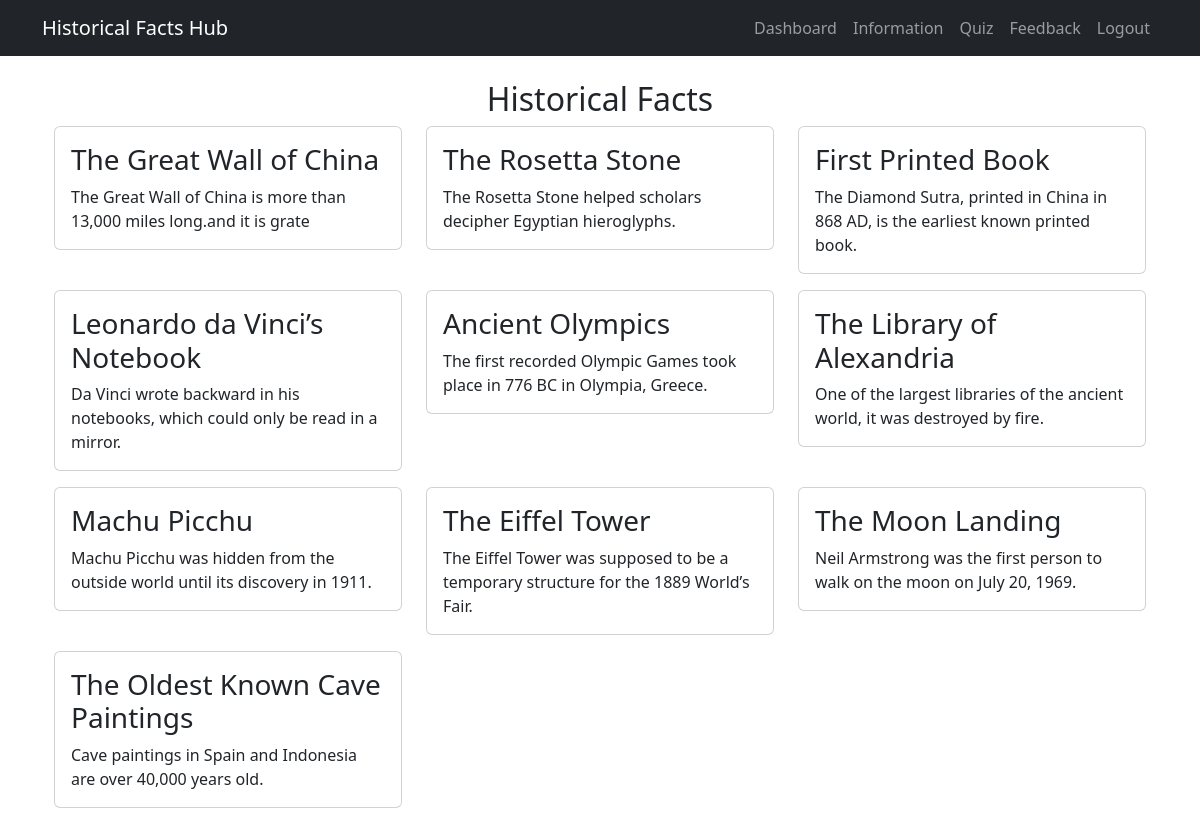
Page /facts (signed in) on the earlier database version.
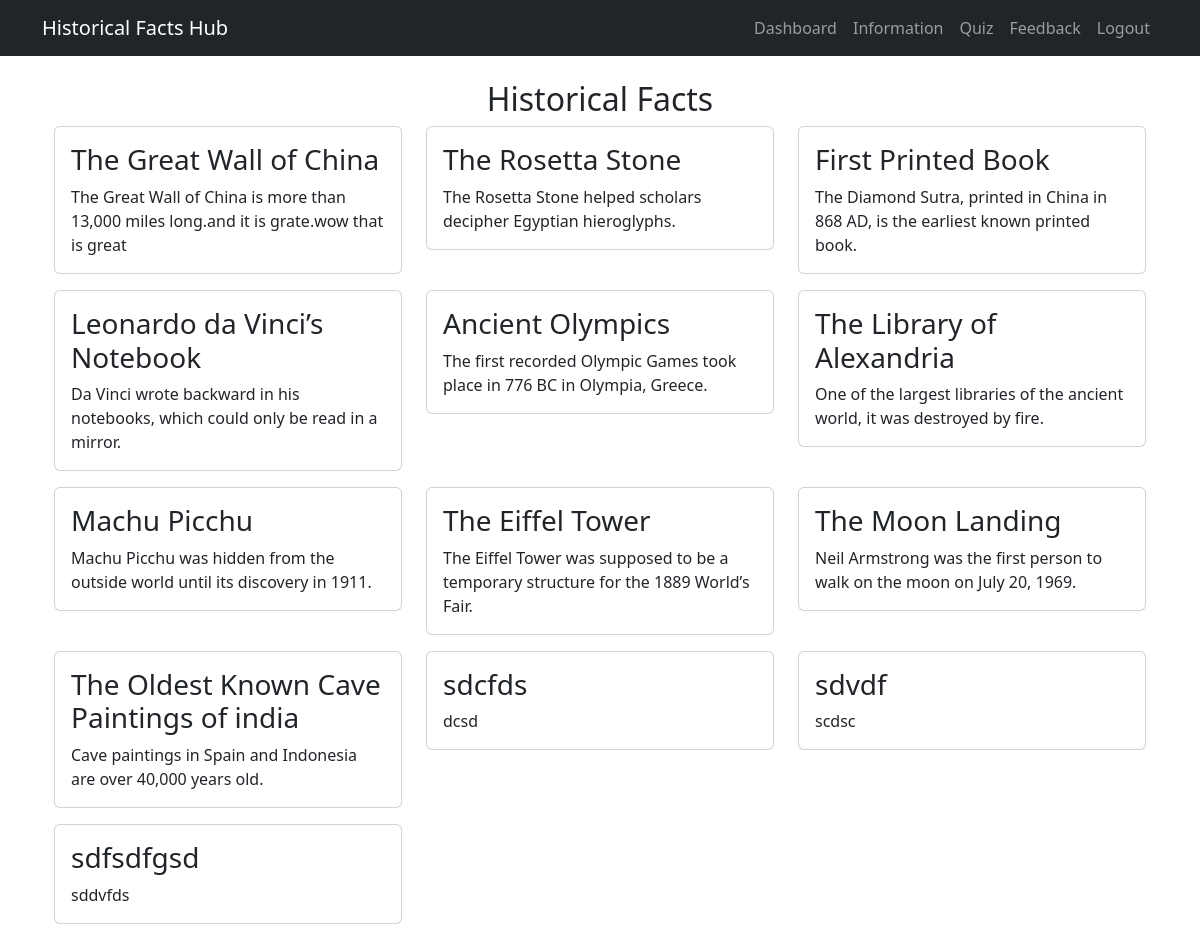
Same page on the later database version.
### app.py (models this page shows)
class Fact(db.Model):
    id = db.Column(db.Integer, primary_key=True)
    title = db.Column(db.String(200), nullable=False)
    description = db.Column(db.Text, nullable=False)

### app.py (the view)
@app.route('/facts')
@login_required
def facts():
    all_facts = Fact.query.all()  # Ensure this retrieves a list of Fact objects
    return render_template('facts.html', facts=all_facts)

### app.py (called while the page is built)
@login_manager.user_loader
def load_user(user_id):
    return User.query.get(int(user_id))

### templates/facts.html
{% extends "base.html" %}
{% block content %}
<div class="container mt-4">
    <h2 class="text-center">Historical Facts</h2>
    <div class="row">
        {% for fact in facts %}
        <div class="col-md-4">
            <div class="card mb-3">
                <div class="card-body">
                    <h3 class="card-title">{{ fact.title }}</h3>
                    <p class="card-text">{{ fact.description }}</p>
                </div>
            </div>
        </div>
        {% endfor %}
    </div>
</div>
{% endblock %}

### templates/base.html (shortened to what this page needs)
<!DOCTYPE html>
<html lang="en">
<head>
    <link href="https://cdn.jsdelivr.net/npm/bootstrap@5.3.0/dist/css/bootstrap.min.css" rel="stylesheet">
</head>
<body>
    <nav class="navbar navbar-expand-lg navbar-dark bg-dark">
        <div class="container">
            <a class="navbar-brand" href="{{ url_for('user_dashboard') }}">Historical Facts Hub</a>
            <div class="collapse navbar-collapse" id="navbarNav">
                <ul class="navbar-nav ms-auto">
                    <li class="nav-item"><a class="nav-link" href="{{ url_for('facts') }}">Dashboard</a></li>
                    <li class="nav-item"><a class="nav-link" href="{{ url_for('information') }}">Information</a></li>
                    <li class="nav-item"><a class="nav-link" href="{{ url_for('quiz') }}">Quiz</a></li>
                    <li class="nav-item"><a class="nav-link" href="{{ url_for('feedback') }}">Feedback</a></li>
                    <li class="nav-item"><a class="nav-link" href="{{ url_for('logout') }}">Logout</a></li>
                </ul>
            </div>
        </div>
    </nav>
    <div class="container mt-4">
        {% block content %}
        {% endblock %}
    </div>
</body>
</html>

Differences in the rows shown:
changed Fact "The Great Wall of China": description "The Great Wall of China is more than 13,000 miles long.and it is grate" → "The Great Wall of China is more than 13,000 miles long.and it is grate.wow that is great"
changed Fact: title "The Oldest Known Cave Paintings" → "The Oldest Known Cave Paintings of india"
added Fact: title "sdcfds", description "dcsd"
added Fact: title "sdvdf", description "scdsc"
added Fact: title "sdfsdfgsd", description "sddvfds"
